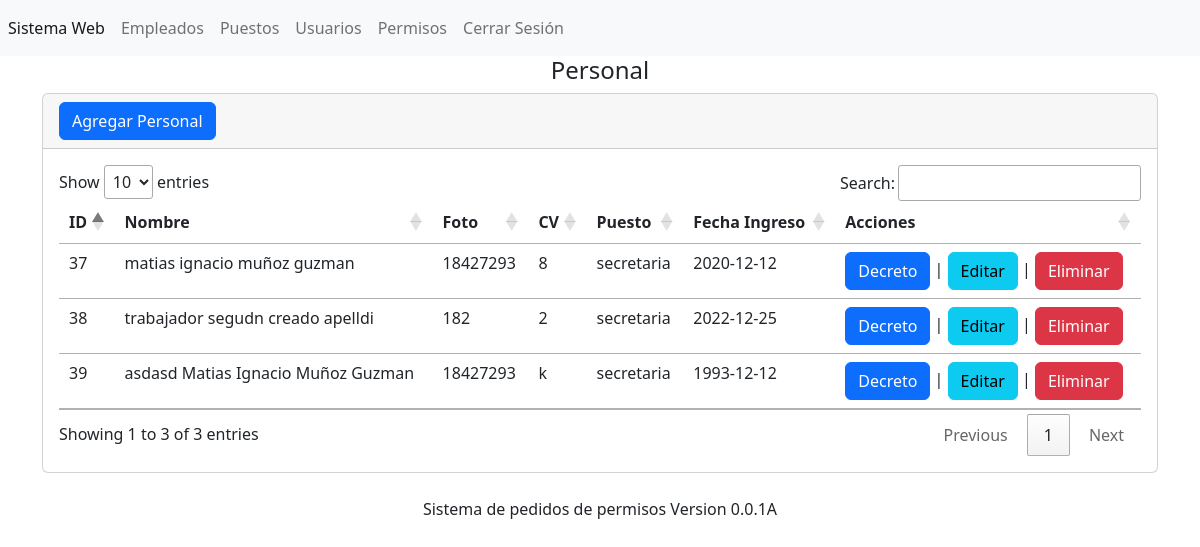
The app's page /secciones/empleados/index.php (signed in), older data.
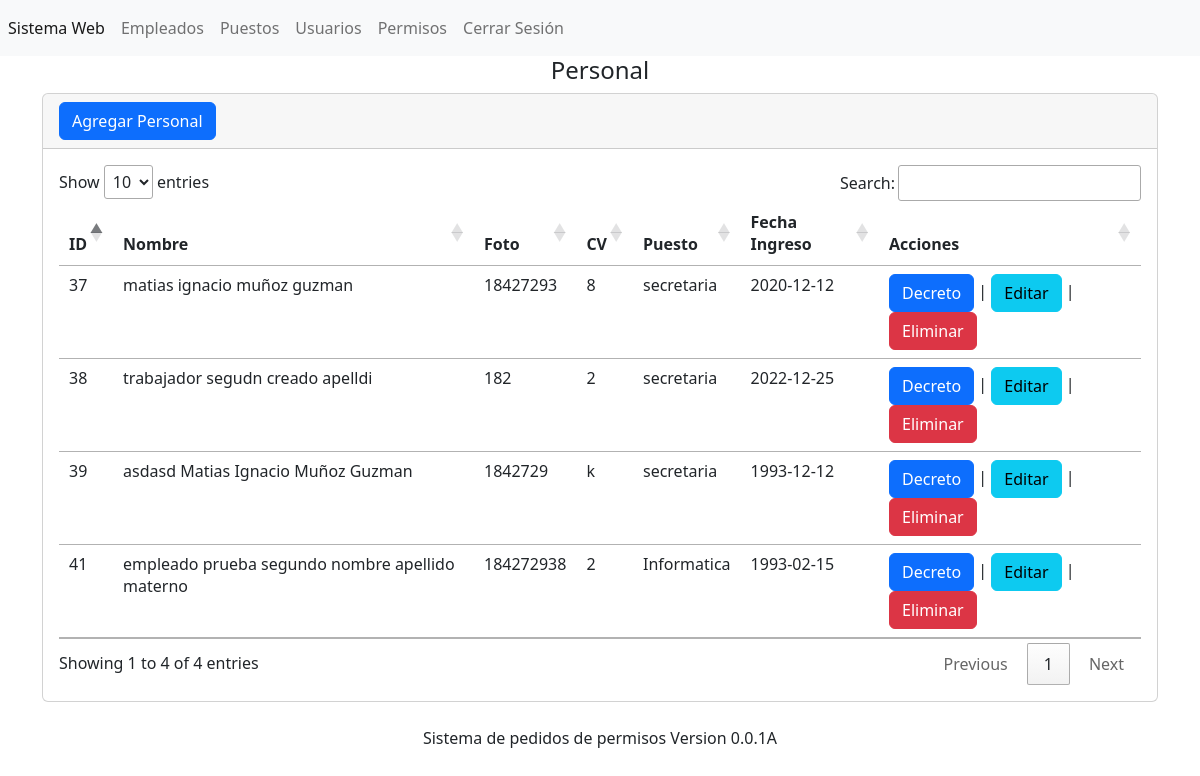
The same page, newer data.
### tables this page shows
CREATE TABLE `tbl_empleados` (
  `id` int(10) NOT NULL,
  `primernombre` varchar(255) NOT NULL,
  `segundonombre` varchar(255) NOT NULL,
  `primerapellido` varchar(255) NOT NULL,
  `segundoapellido` varchar(255) NOT NULL,
  `foto` varchar(255) NOT NULL,
  `cv` varchar(255) NOT NULL,
  `idpuesto` int(255) NOT NULL,
  `fechaingreso` date NOT NULL
);

### secciones/empleados/index.php (the view, shortened to what this page needs)
<?php
include ("../../bd.php");
$sentencia=$conexion->prepare("SELECT *,
(SELECT nombredelpuesto
FROM tbl_puestos
WHERE tbl_puestos.id=tbl_empleados.idpuesto limit 1) as puesto
from tbl_empleados");
$sentencia ->execute();
$lista_tbl_empleados=$sentencia->fetchALL(PDO::FETCH_ASSOC);
?>
<?php include("../../templates/header.php"); ?>
<center><h4>Personal</h4></center>
<div class="card">
    <div class="card-header">
        <a name="" id="" class="btn btn-primary" href="crear.php" role="button">Agregar Personal</a>
    </div>
    <div class="card-body">
    <div class="table-responsive">
        <table class="table" id="tabla_id">
            <thead>
                <tr>
                    <th scope="col">ID</th>
                    <th scope="col">Nombre</th>
                    <th scope="col">Foto</th>
                    <th scope="col">CV</th>
                    <th scope="col">Puesto</th>
                    <th scope="col">Fecha Ingreso</th>
                    <th scope="col">Acciones</th>
                </tr>
            </thead>
            <tbody>
            <?php foreach($lista_tbl_empleados as $registro){?>
                <tr class="">
                    <td><?php echo $registro['id']; ?></td>
                    <td scope="row">
                     <?php echo $registro['primernombre']; ?>
                     <?php echo $registro['segundonombre']; ?>
                     <?php echo $registro['primerapellido']; ?>
                     <?php echo $registro['segundoapellido']; ?></td>
                    <td><?php echo $registro['foto']; ?></td>
                    <td><?php echo $registro['cv']; ?></td>
                    <td><?php echo $registro['puesto']; ?></td>
                    <td><?php echo $registro['fechaingreso']; ?></td>
                    <td><a name="" id="" class="btn btn-primary" href="decreto-administrativo.php?txtID=<?php echo$registro['id'] ?>" role="button">Decreto</a> |
                     <a class="btn btn-info" href="editar.php?txtID=<?php echo$registro['id'] ?>" role="button">Editar </a>
                <span>|
                <a class="btn btn-danger" href="javascript:borrar(<?php echo$registro['id'] ?>);" role="button">Eliminar </a></tr>
                <?php } ?>
            </tbody>
        </table>
    </div>
    </div>
</div>
<?php include("../../templates/footer.php"); ?>

### templates/header.php (shortened to what this page needs)
<?php
$url_base="http://localhost/salud/";
?>
<!doctype html>
<html lang="es">
<head>
  <link href="https://cdn.jsdelivr.net/npm/bootstrap@5.2.1/dist/css/bootstrap.min.css" rel="stylesheet"
>
    <link rel="stylesheet" type="text/css" href="https://cdn.datatables.net/1.13.2/css/jquery.dataTables.css">
</head>
<body>
  <header>
    <nav class="navbar navbar-expand navbar-light bg-light">
        <ul class="nav navbar-nav">
            <li class="nav-item">
                <a class="nav-link active" href="/salud/" aria-current="page">Sistema Web <span class="visually-hidden">(current)</span></a>
            </li>
            <li class="nav-item">
                <a class="nav-link" href="<?php echo $url_base;?>secciones/empleados/">Empleados</a>
            </li>
            <li class="nav-item">
                <a class="nav-link" href="<?php echo $url_base;?>secciones/puestos/">Puestos</a>
            </li>
            <li class="nav-item">
                <a class="nav-link" href="<?php echo $url_base;?>secciones/usuarios/">Usuarios</a>
            </li>
            <li class="nav-item">
                <a class="nav-link" href="<?php echo $url_base;?>secciones/permisos/">Permisos</a>
            </li>
            <li class="nav-item">
                <a class="nav-link" href="<?php echo $url_base;?>cerrar.php">Cerrar Sesión</a>
            </li>
        </ul>
    </nav>
  </header>
  <main class="container">

### templates/footer.php (shortened to what this page needs)
</main>
  <footer>
<br>
  <center>
    Sistema de pedidos de permisos Version 0.0.1A
  </center>
  </footer>
</body>
</html>

Row changes from the older to the newer data that the page shows:
changed tbl_empleados "asdasd": foto "18427293" → "1842729"
added tbl_empleados: id "41", primernombre "empleado prueba", segundonombre "segundo nombre", primerapellido "apellido", segundoapellido "materno", foto "184272938", cv "2", puesto "Informatica", fechaingreso "1993-02-15"
Text that changed along with them:
text written by a page script: "Show entries Search: Showing 1 to 3 of 3 entries Previous 1 Next" → "Show entries Search: Showing 1 to 4 of 4 entries Previous 1 Next"
